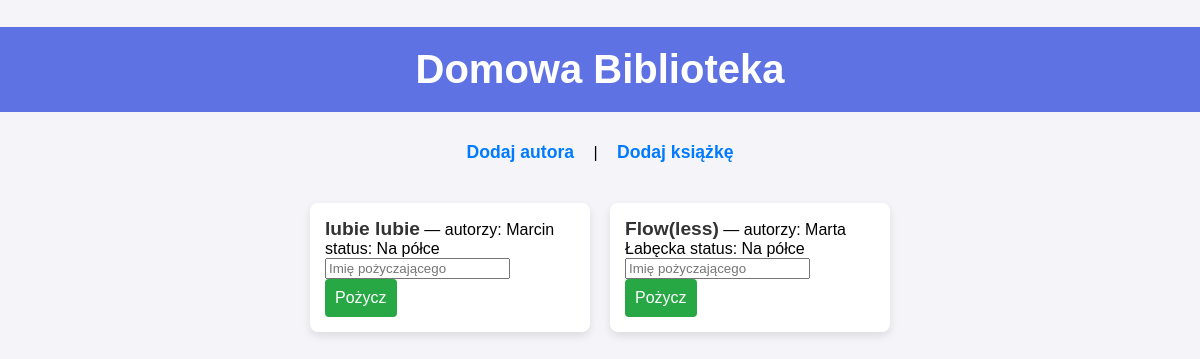
Before: / with the older database file.
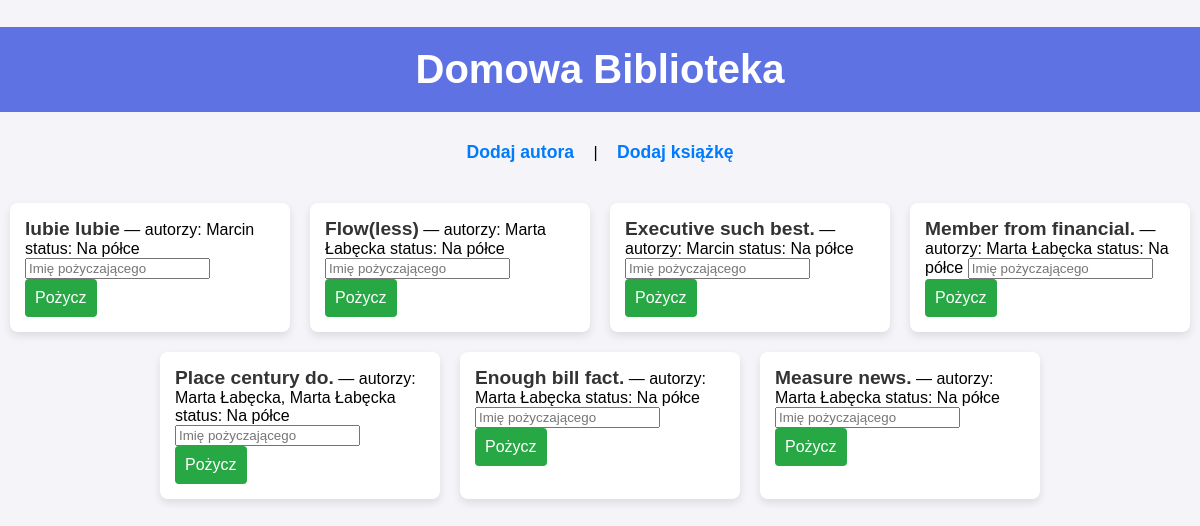
After: the same page with the newer database file.
### app/models.py (models this page shows, shortened)
class Book(db.Model):
    id = db.Column(db.Integer, primary_key=True)
    title = db.Column(db.String(120), nullable=False)
    authors = db.relationship('Author', secondary=book_author, backref='books')
    is_available = db.Column(db.Boolean, default=True)
    borrowings = db.relationship('Borrowing', backref='book', lazy=True)

class Author(db.Model):
    id = db.Column(db.Integer, primary_key=True)
    name = db.Column(db.String(100), nullable=False)

### app/routes.py (the view)
@app.route('/')
def index():
    books = Book.query.all()
    return render_template('index.html', books=books)

### app/templates/index.html (shortened to what this page needs)
<!DOCTYPE html>
<html lang="pl">
<head>
    <link rel="stylesheet" href="{{ url_for('static', filename='css/styles.css') }}">
</head>
<body>
    <h1>Domowa Biblioteka</h1>
    <nav>
        <a href="{{ url_for('add_author') }}">Dodaj autora</a> |
        <a href="{{ url_for('add_book') }}">Dodaj książkę</a>
    </nav>
    <ul>
    {% for book in books %}
        <li>
            <strong>{{ book.title }}</strong> —
            autorzy: {% for a in book.authors %}{{ a.name }}{% if not loop.last %}, {% endif %}{% endfor %}
            status: {{ "Na półce" if book.is_available else "Wypożyczona" }}
            {% if book.is_available %}
            <form action="{{ url_for('borrow_book', book_id=book.id) }}" method="POST" style="display:inline;">
                <input name="borrower" placeholder="Imię pożyczającego" required>
                <button type="submit">Pożycz</button>
            </form>
            {% else %}
            <form action="{{ url_for('return_book', book_id=book.id) }}" method="POST" style="display:inline;">
                <button type="submit" class="return">Zwróć</button>
            </form>
            {% endif %}
        </li>
    {% endfor %}
    </ul>
</body>
</html>

### app/static/css/styles.css (style rules this page uses)
body { font-family: 'Arial', sans-serif; background-color: #f4f4f9; margin: 0; padding: 0; box-sizing: border-box; }
h1 { text-align: center; color: #fff; background-color: #5e72e4; padding: 20px; margin-bottom: 30px; font-size: 2.5rem; }
a { text-decoration: none; color: #5e72e4; font-weight: bold; font-size: 1.1rem; }
ul { list-style-type: none; padding: 0; margin: 0; display: flex; flex-wrap: wrap; justify-content: center; }
li { background-color: white; border-radius: 8px; padding: 15px; margin: 10px; width: 250px; box-shadow: 0 4px 8px rgba(0, 0, 0, 0.1); transition: transform 0.3s ease, box-shadow 0.3s ease; }
strong { font-size: 1.2rem; color: #333; }
form { margin-top: 10px; display: flex; flex-direction: column; }
button { padding: 10px; background-color: #28a745; color: white; border: none; border-radius: 4px; cursor: pointer; font-size: 1rem; transition: background-color 0.3s; }
nav { text-align: center; margin-bottom: 30px; }
nav a { margin: 0 15px; font-size: 1.1rem; color: #007bff; }

Changed rows visible on the page:
added Book: title "Executive such best.", is_available "Na półce", Author (name "Marcin")
added Book: title "Member from financial.", is_available "Na półce", Author (name "Marta Łabęcka")
added Book: title "Place century do.", is_available "Na półce", Author (name "Marta Łabęcka")
now on this page (row unchanged): Author: name "Marta Łabęcka"
added Book: title "Enough bill fact.", is_available "Na półce", Author (name "Marta Łabęcka")
added Book: title "Measure news.", is_available "Na półce"
